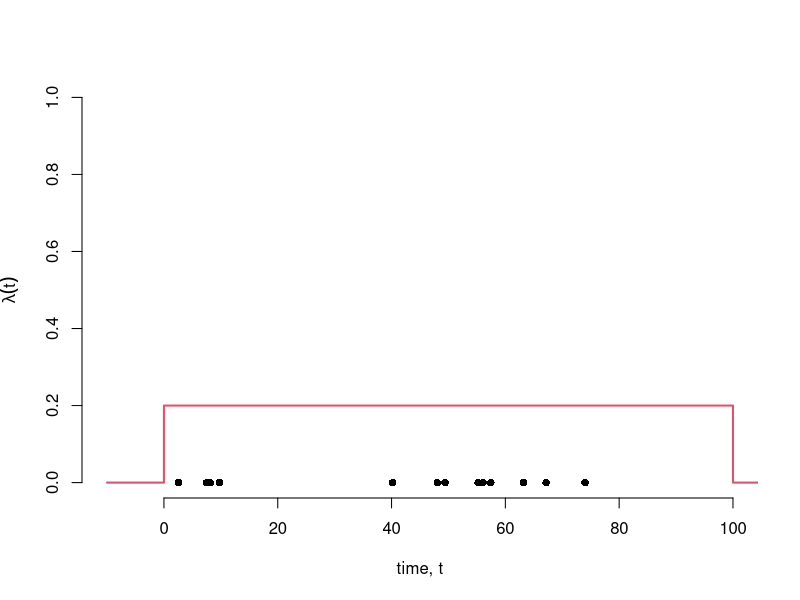
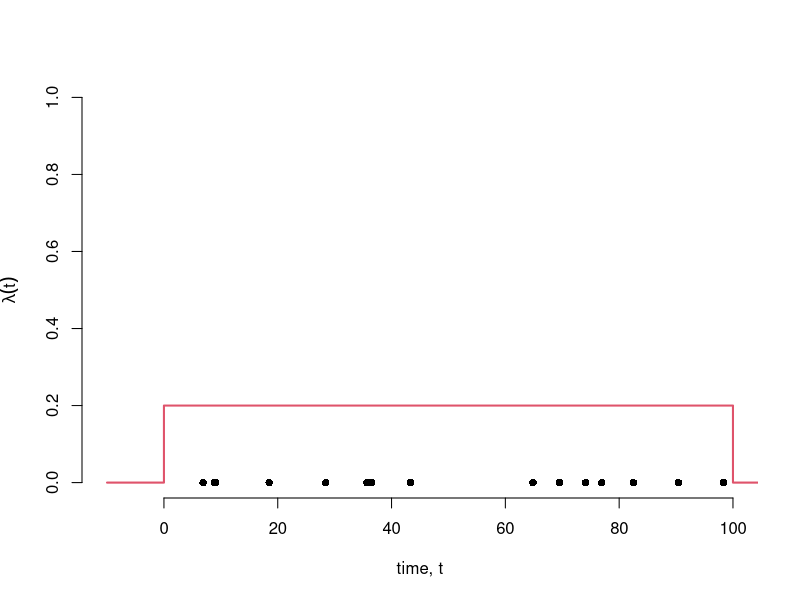
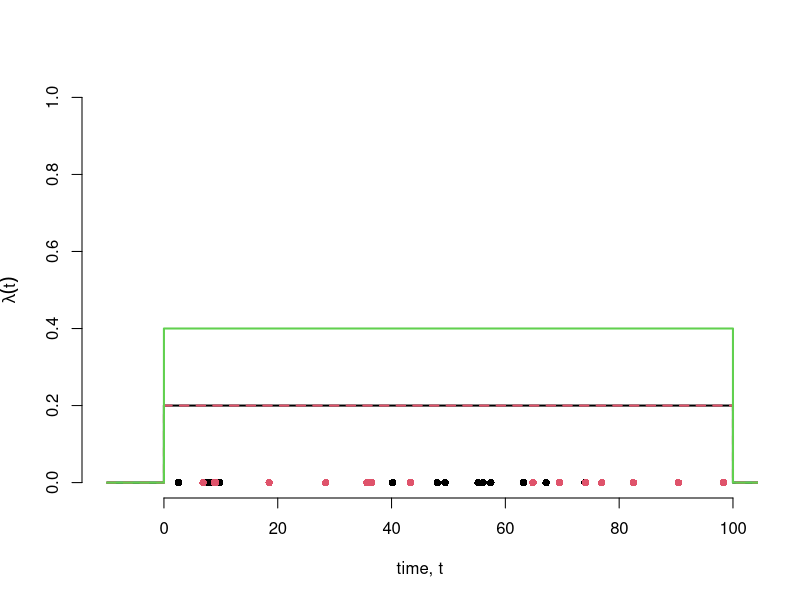
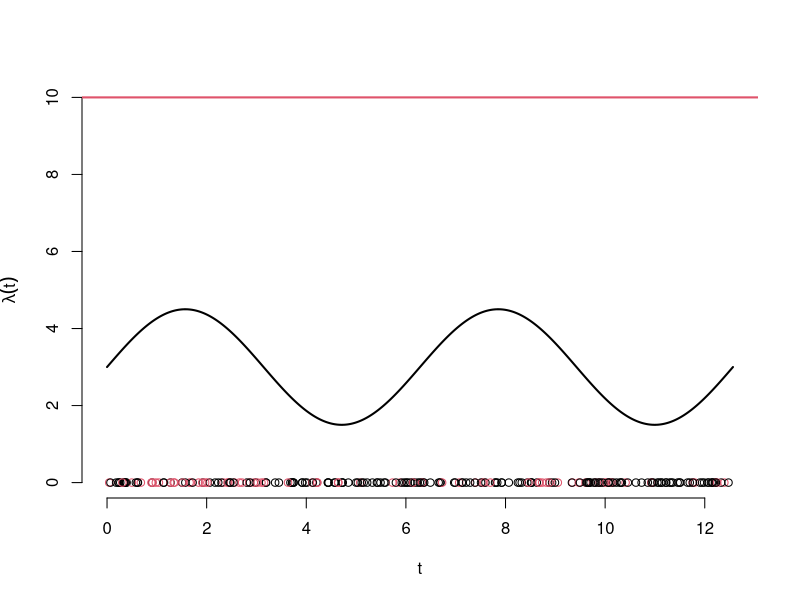

Write R code to recreate these figures, in order.
## ---- chunk 1
simulate_hpp_by_intervals <- function(t_min, t_max, lambda){
  event_times <- c()
  
  t_next <- t_min + rexp(n = 1, rate = lambda)
  
  while(t_next <= t_max){
    event_times <- c(event_times, t_next)
    t_next <- t_next + rexp(n = 1, rate = lambda)
  }
  
  return(event_times)
}
## ---- chunk 2
lambda_val <- 0.2
hpp_1 <- simulate_hpp_by_intervals(t_min = 0, t_max = 100, lambda = lambda_val) 

plot(
  x = hpp_1,
  y = rep(0, length(hpp_1)),
  pch = 16,
  xlim = c(-10,100),
  ylim = c(0,1),
  xlab = "time, t",
  ylab = expression(lambda (t)), 
  bty = "n"
)
lines(
  x=c(-10,0,0,100,100,110),
  y = c(0,0,lambda_val,lambda_val,0,0),
  col = 2,
  lwd = 2
)
## ---- chunk 3
simulate_hpp_by_intensity <- function(t_min, t_max, lambda){
  
  n_events <- rpois(n = 1, lambda = lambda*(t_max - t_min))
  
  event_times <- runif(n = n_events, min = t_min, max = t_max)
  
  return(event_times)
}
## ---- chunk 4
lambda_val <- 0.2
hpp_2 <- simulate_hpp_by_intensity(t_min = 0, t_max = 100, lambda = lambda_val) 

plot(
  x = hpp_2,
  y = rep(0, length(hpp_2)),
  pch = 16,
  xlim = c(-10,100),
  ylim = c(0,1),
  xlab = "time, t",
  ylab = expression(lambda (t)), 
  bty = "n"
)
lines(
  x=c(-10,0,0,100,100,110),
  y = c(0,0,lambda_val,lambda_val,0,0),
  col = 2,
  lwd = 2
)
## ---- chunk 5
plot(
  x = hpp_1,
  y = rep(0, length(hpp_1)),
  pch = 16,
  xlim = c(-10,100),
  ylim = c(0,1),
  xlab = "time, t",
  ylab = expression(lambda (t)), 
  bty = "n"
)
points(x = hpp_2, y= rep(0, length(hpp_2)), pch = 16, col = 2)

lines(
  x=c(-10,0,0,100,100,110),
  y = c(0,0,lambda_val,lambda_val,0,0),
  col = 1,
  lwd = 2
)
lines(
  x=c(-10,0,0,100,100,110),
  y = c(0,0,lambda_val,lambda_val,0,0),
  col = 2,
  lwd = 2, 
  lty = 2
)
lines(
  x=c(-10,0,0,100,100,110),
  y = c(0,0,2*lambda_val,2*lambda_val,0,0),
  col = 3,
  lwd = 2, 
)
## ---- chunk 6
lambda_star <- 10

t <- seq(0, 4 * pi,length.out = 1001)
lambda <- 1.5 * (sin(t) + 2)

hpp_3 <- simulate_hpp_by_intensity(t_min = 0, t_max = 4 * pi, lambda = 20)

prob_keep <- 1.5 * (sin(hpp_3) + 2) / lambda_star
is_kept <- rbinom(n = length(hpp_3), size = 1, prob = prob_keep)

plot(
  x = t,
  y =  lambda, 
  type = "l",
  lwd = 2, 
  bty = "n",
  ylim = c(0,max(5, lambda_star)),
  ylab = expression(lambda(t))
) 
abline(h = lambda_star, col = 2, lwd = 2)  

points(
  x = hpp_3,
  y = rep(0, length(hpp_3)),
  col = is_kept + 1
)
